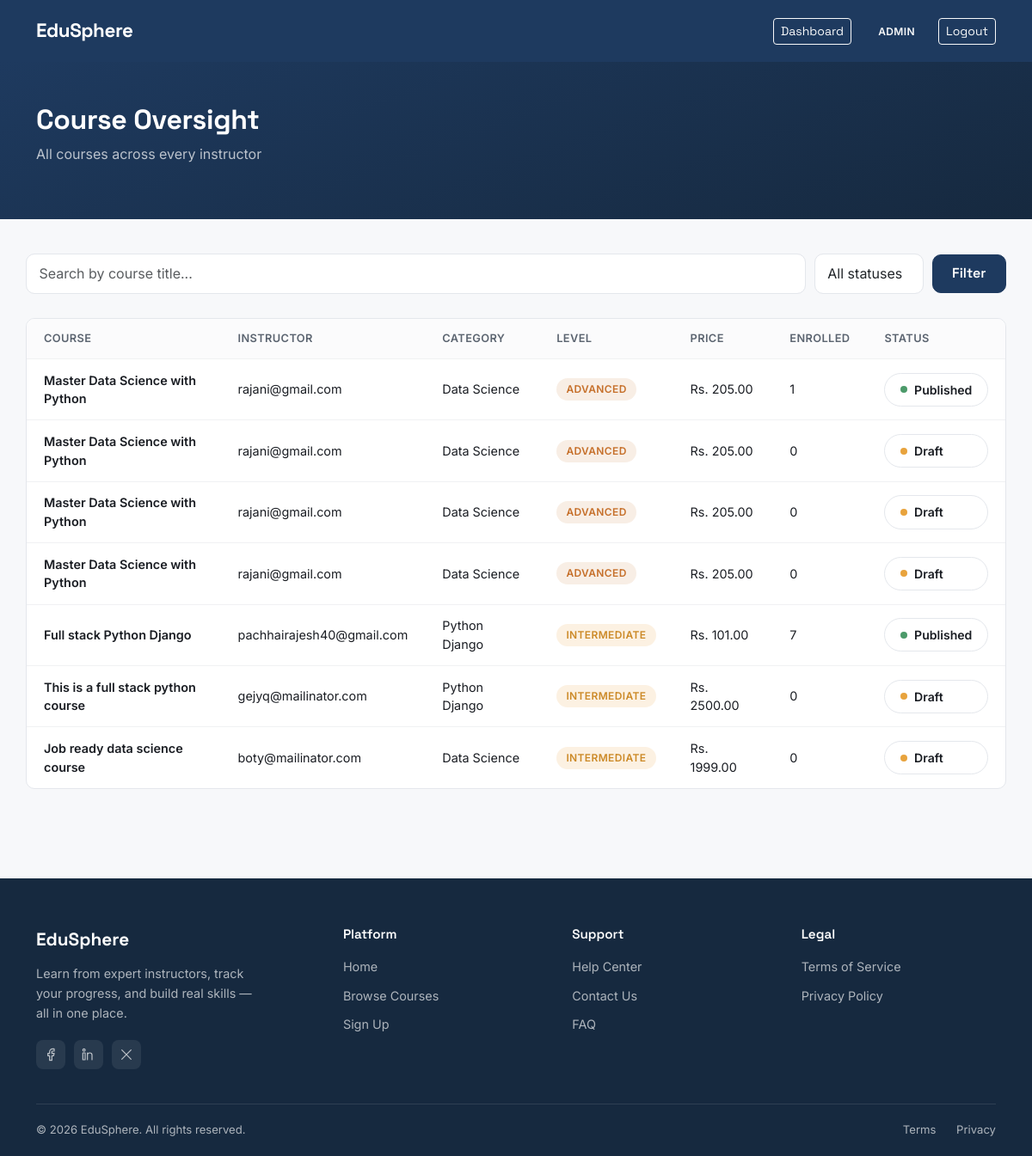
Before: /dashboard/courses/ (signed in) with the older database file.
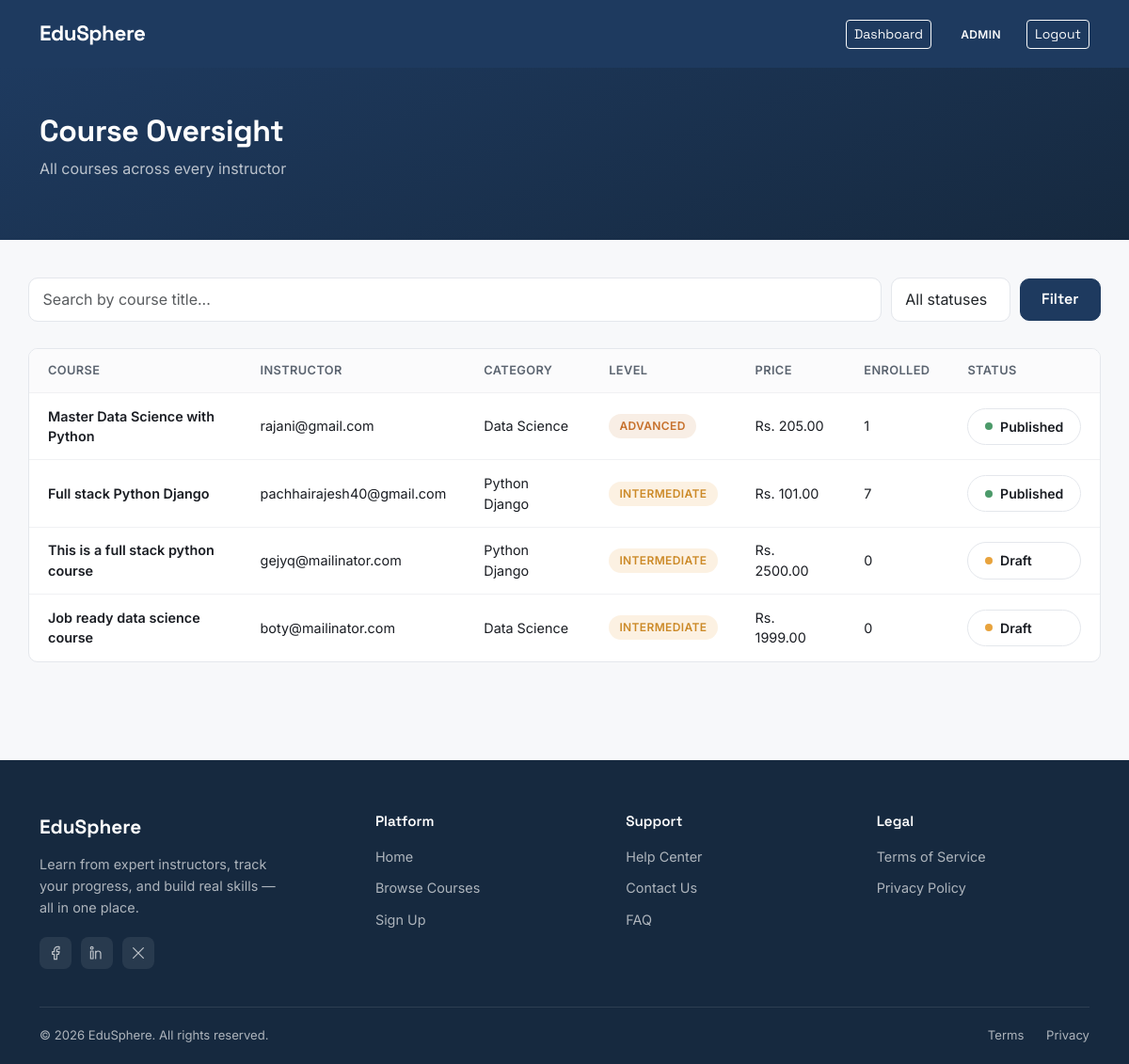
After: the same page with the newer database file.
### accounts/models.py (models this page shows, shortened)
class CustomUser(AbstractUser):
    class Role(models.TextChoices):
        STUDENT = "student", "Student"
        INSTRUCTOR = "instructor", "Instructor"
        ADMIN = "admin", "Admin"
    username = None
    email = models.EmailField(unique=True)
    role = models.CharField(max_length=20, choices=Role.choices, default=Role.STUDENT)
    profile_picture = models.ImageField(upload_to="profile_pics/", blank=True, null=True)
    bio = models.TextField(blank=True)
    created_at = models.DateTimeField(auto_now_add=True)
    USERNAME_FIELD = "email"
    REQUIRED_FIELDS = []
    objects = CustomUserManager()

### courses/models.py (models this page shows, shortened)
class Course(models.Model):
    class Level(models.TextChoices):
        BEGINNER = "beginner", "Beginner"
        INTERMEDIATE = "intermediate", "Intermediate"
        ADVANCED = "advanced", "Advanced"
    instructor = models.ForeignKey(
        settings.AUTH_USER_MODEL,
        on_delete=models.CASCADE,
        related_name="courses",
        limit_choices_to={'role': 'instructor'}
    )
    category = models.ForeignKey(Category, on_delete=models.SET_NULL, null=True, related_name="courses")
    title = models.CharField(max_length=200)
    slug = models.SlugField(unique=True, blank=True)
    description = models.TextField()
    thumbnail = models.ImageField(upload_to="course_thumbnails/", blank=True, null=True)
    level = models.CharField(max_length=20, choices=Level.choices, default=Level.BEGINNER)
    price = models.DecimalField(max_digits=8, decimal_places=2, default=0)
    is_published = models.BooleanField(default=False)
    created_at = models.DateTimeField(auto_now_add=True)
    updated_at = models.DateTimeField(auto_now=True)
    class Meta:
        ordering = ['-created_at']

class Category(models.Model):
    name = models.CharField(max_length=100, unique=True)
    slug = models.SlugField(unique=True, blank=True)
    class Meta:
        verbose_name_plural = "Categories"

### dashboard/views.py (the view)
# urls.py: path('courses/', views.CourseOversightView.as_view(), name='course_oversight'),
class CourseOversightView(AdminRequiredMixin, ListView):
    model = Course
    template_name = 'dashboard/course_oversight.html'
    context_object_name = 'courses'
    paginate_by = 15
    def get_queryset(self):
        queryset = Course.objects.select_related('instructor').annotate(
            enrollment_count=Count('enrollments')
        ).order_by('-created_at')
        status = self.request.GET.get('status')
        if status == 'published':
            queryset = queryset.filter(is_published=True)
        elif status == 'unpublished':
            queryset = queryset.filter(is_published=False)
        search = self.request.GET.get('q')
        if search:
            queryset = queryset.filter(title__icontains=search)
        return queryset
    def get_context_data(self, **kwargs):
        context = super().get_context_data(**kwargs)
        context['current_status'] = self.request.GET.get('status', '')
        context['current_search'] = self.request.GET.get('q', '')
        return context

### dashboard/mixins.py (called while the page is built)
    def test_func(self):
        return self.request.user.is_authenticated and self.request.user.role == 'admin'

### dashboard/templates/dashboard/course_oversight.html (shortened to what this page needs)
{% extends 'base.html' %}
{% block content %}
<div class="dashboard-hero">
    <div class="container">
        <h1>Course Oversight</h1>
        <p>All courses across every instructor</p>
    </div>
</div>
<div class="container dashboard-container">
    <form method="get" class="oversight-filter-bar">
        <input
            type="text"
            name="q"
            value="{{ current_search }}"
            placeholder="Search by course title..."
            class="form-control oversight-search-input"
        >
        <select name="status" class="form-control oversight-status-select">
            <option value="" {% if current_status == '' %}selected{% endif %}>All statuses</option>
        </select>
        <button type="submit" class="btn btn-primary">Filter</button>
    </form>
    {% if courses %}
    <div class="oversight-table-wrapper">
        <table class="oversight-table">
            <thead>
                <tr>
                    <th>Course</th>
                    <th>Instructor</th>
                    <th>Category</th>
                    <th>Level</th>
                    <th>Price</th>
                    <th>Enrolled</th>
                    <th>Status</th>
                </tr>
            </thead>
            <tbody>
                {% for course in courses %}
                <tr>
                    <td class="oversight-course-title">{{ course.title }}</td>
                    <td>{{ course.instructor.email }}</td>
                    <td>
                        {% if course.category %}
                            {{ course.category.name }}
                        {% else %}
                            <span class="text-muted">Uncategorized</span>
                        {% endif %}
                    </td>
                    <td>
                        <span class="role-badge {{ course.level }}">{{ course.get_level_display }}</span>
                    </td>
                    <td>
                        {% if course.price > 0 %}
                            Rs. {{ course.price }}
                        {% else %}
                            Free
                        {% endif %}
                    </td>
                    <td>{{ course.enrollment_count }}</td>
                    <td>
                        {% if course.is_published %}
                            <span class="status-pill status-completed"><span class="status-dot"></span> Published</span>
                        {% else %}
                            <span class="status-pill status-pending"><span class="status-dot"></span> Draft</span>
                        {% endif %}
                    </td>
                </tr>
                {% endfor %}
            </tbody>
        </table>
    </div>
    {% else %}
    <div class="empty-state">
        <div class="icon">📚</div>
        <p>No courses match your filters.</p>
    </div>
    {% endif %}
</div>
{% endblock %}

### templates/base.html (shortened to what this page needs)
{% load static %}
<!DOCTYPE html>
<html lang="en">
<head>
    <link href="https://cdn.jsdelivr.net/npm/bootstrap@5.3.3/dist/css/bootstrap.min.css" rel="stylesheet">
    <link href="{% static 'css/custom.css' %}" rel="stylesheet">
</head>
<body>
    <nav class="navbar navbar-expand-lg navbar-dark">
        <div class="container">
            <a class="navbar-brand" href="{% url 'home' %}">EduSphere</a>
            <div class="ms-auto d-flex align-items-center">
                {% if user.is_authenticated %}
                {% if user.role == 'student' %}
                <a href="{% url 'enrollments:my_courses' %}" class="btn btn-outline-light btn-sm me-3">My Courses</a>
                {% elif user.role == 'instructor' %}
                <a href="{% url 'courses:instructor_dashboard' %}" class="btn btn-outline-light btn-sm me-3">My
                    Courses</a>
                {% elif user.role == 'admin' %}
                <a href="{% url 'dashboard:overview' %}" class="btn btn-outline-light btn-sm me-3">Dashboard</a>
                {% endif %}
                <span class="text-light me-3">
                    <span class="role-badge {{ user.role }} ms-1">{{ user.role }}</span>
                </span>
                <a href="{% url 'accounts:logout' %}" class="btn btn-outline-light btn-sm">Logout</a>
                {% else %}
                <a href="{% url 'accounts:login' %}" class="btn btn-outline-light btn-sm me-2">Login</a>
                <a href="{% url 'accounts:register_choice' %}" class="btn btn-accent btn-sm">Sign Up</a>
                {% endif %}
            </div>
        </div>
    </nav>
    {% block content %}
    {% endblock %}
    <footer class="site-footer">
        <div class="container">
            <div class="footer-grid">
                <div>
                    <span class="footer-brand-name">EduSphere</span>
                    <p class="footer-brand-tagline">Learn from expert instructors, track your progress, and build real
                        skills — all in one place.</p>
                    <div class="footer-social-row">
                        <a href="https://www.facebook.com/share/1CqCPcXn59/?mibextid=wwXIfr" class="footer-social-icon"
                            aria-label="Facebook">
                        </a>
                        <a href="https://np.linkedin.com/in/rajesh-pachhai-6842a4362" class="footer-social-icon"
                            aria-label="LinkedIn">
                        </a>
                        <a href="#" class="footer-social-icon" aria-label="Twitter / X">
                            <svg width="16" height="16" viewBox="0 0 24 24" fill="none"
                                xmlns="http://www.w3.org/2000/svg">
                                <path d="M4 4L20 20M20 4L4 20" stroke="currentColor" stroke-width="1.8"
                                    stroke-linecap="round" />
                            </svg>
                        </a>
                    </div>
                </div>
                <div class="footer-col">
                    <h4>Platform</h4>
                    <ul class="footer-links">
                        <li><a href="{% url 'home' %}">Home</a></li>
                        <li><a href="{% url 'courses:course_list' %}">Browse Courses</a></li>
                        <li><a href="{% url 'accounts:register_choice' %}">Sign Up</a></li>
                    </ul>
                </div>
                <div class="footer-col">
                    <h4>Support</h4>
                    <ul class="footer-links">
                        <li><a href="#">Help Center</a></li>
                        <li><a href="#">Contact Us</a></li>
                        <li><a href="#">FAQ</a></li>
                    </ul>
                </div>
                <div class="footer-col">
                    <h4>Legal</h4>
                    <ul class="footer-links">
                        <li><a href="#">Terms of Service</a></li>
                        <li><a href="#">Privacy Policy</a></li>
                    </ul>
                </div>
            </div>
            <div class="footer-bottom">
                <span>&copy; {% now "Y" %} EduSphere. All rights reserved.</span>
                <div>
                    <a href="#">Terms</a>
                    <a href="#">Privacy</a>
                </div>
            </div>
        </div>
    </footer>
</body>
</html>

### static/css/custom.css (style rules this page uses)
:root { --ink: #1E3A5F; --ink-dark: #16293F; --amber: #E8A33D; --amber-dark: #CC8A28; --bg: #F7F8FA; --surface: #FFFFFF; --text: #1A1D23; --text-muted: #5B6470; --border: #E4E7EC; --student: #3B7DD8; --instructor: #C6702B; --radius: 10px; }
body { background-color: var(--bg); color: var(--text); font-family: 'Inter', sans-serif; }
h1, h2, h3, h4, .navbar-brand, .btn { font-family: 'Space Grotesk', sans-serif; }
.navbar { background-color: var(--ink) !important; padding: 0.9rem 0; }
.navbar-brand { font-weight: 700; font-size: 1.4rem; letter-spacing: -0.02em; }
.btn-primary { background-color: var(--ink); border-color: var(--ink); font-weight: 600; border-radius: var(--radius); padding: 0.6rem 1.4rem; }
.role-badge { display: inline-block; font-size: 0.75rem; font-weight: 600; padding: 0.25rem 0.7rem; border-radius: 20px; text-transform: uppercase; letter-spacing: 0.03em; }
.form-control { border-radius: var(--radius); border: 1px solid var(--border); padding: 0.65rem 0.9rem; }
.role-badge.intermediate { background: rgba(232,163,61,0.15); color: var(--amber-dark); }
.role-badge.advanced { background: rgba(198,112,43,0.12); color: var(--instructor); }
.dashboard-hero { background: linear-gradient(160deg, var(--ink) 0%, var(--ink-dark) 100%); color: #fff; padding: 3rem 0; }
.dashboard-hero h1 { font-size: 2rem; font-weight: 700; letter-spacing: -0.01em; }
.dashboard-hero p { color: rgba(255,255,255,0.7); margin-top: 0.4rem; }
.dashboard-container { padding: 2.5rem 0; }
.status-pill { display: flex; align-items: center; gap: 8px; background: var(--surface); border: 1px solid var(--border); border-radius: 999px; padding: 0.5rem 1.1rem; font-size: 0.88rem; font-weight: 600; }
.status-dot { width: 8px; height: 8px; border-radius: 50%; }
.status-completed .status-dot { background-color: #4C9A6A; }
.status-pending .status-dot { background-color: var(--amber); }
.site-footer { background: var(--ink-dark); color: rgba(255,255,255,0.65); margin-top: 4rem; }
.footer-grid { display: grid; grid-template-columns: 1.4fr 1fr 1fr 1fr; gap: 2.5rem; padding: 3.5rem 0 2.5rem; }
.footer-brand-name { font-family: 'Space Grotesk', sans-serif; font-weight: 700; font-size: 1.3rem; color: #fff; margin-bottom: 0.75rem; display: block; }
.footer-brand-tagline { font-size: 0.9rem; line-height: 1.6; max-width: 260px; margin-bottom: 1.25rem; }
.footer-social-row { display: flex; gap: 10px; }
.footer-social-icon { width: 34px; height: 34px; border-radius: 8px; background: rgba(255,255,255,0.08); display: flex; align-items: center; justify-content: center; color: rgba(255,255,255,0.7); transition: background-color 0.15s ease, color 0.15s ease; }
.footer-col h4 { font-family: 'Space Grotesk', sans-serif; color: #fff; font-size: 0.95rem; font-weight: 600; margin-bottom: 1rem; }
.footer-links { list-style: none; padding: 0; margin: 0; }
.footer-links li { margin-bottom: 0.6rem; }
.footer-links a { color: rgba(255,255,255,0.65); text-decoration: none; font-size: 0.9rem; transition: color 0.15s ease; }
.footer-bottom { border-top: 1px solid rgba(255,255,255,0.1); padding: 1.25rem 0; display: flex; justify-content: space-between; align-items: center; flex-wrap: wrap; gap: 10px; font-size: 0.82rem; }
.footer-bottom a { color: rgba(255,255,255,0.65); text-decoration: none; margin-left: 1.25rem; }
.oversight-filter-bar { display: flex; gap: 10px; align-items: center; margin-bottom: 1.75rem; flex-wrap: wrap; }
.oversight-search-input { flex: 1; min-width: 220px; }
.oversight-status-select { width: auto; }
.oversight-table-wrapper { background: var(--surface); border: 1px solid var(--border); border-radius: var(--radius); overflow: hidden; overflow-x: auto; }
.oversight-table { width: 100%; border-collapse: collapse; font-size: 0.9rem; }
.oversight-table thead { background: #FBFBFC; border-bottom: 1px solid var(--border); }
.oversight-table th { text-align: left; padding: 0.85rem 1.25rem; font-weight: 600; color: var(--text-muted); font-size: 0.8rem; text-transform: uppercase; letter-spacing: 0.03em; }
.oversight-table td { padding: 0.85rem 1.25rem; border-top: 1px solid #F0F1F3; }
.oversight-course-title { font-weight: 600; color: var(--text); }

Changed rows visible on the page:
removed Course: title "Master Data Science with Python", instructor.email "rajani@gmail.com", category.name "Data Science", level "ADVANCED", price "205.00", enrollment_count "0", is_published False (drawn)
removed Course: title "Master Data Science with Python", instructor.email "rajani@gmail.com", category.name "Data Science", level "ADVANCED", price "205.00", enrollment_count "0", is_published False (drawn)
removed Course: title "Master Data Science with Python", instructor.email "rajani@gmail.com", category.name "Data Science", level "ADVANCED", price "205.00", enrollment_count "0", is_published False (drawn)
